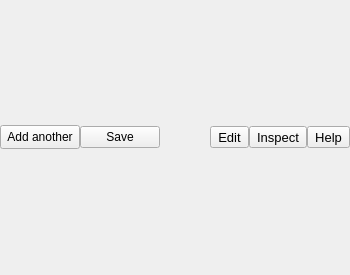
<?xml version="1.0" encoding="UTF-8"?>
<ui version="4.0">
 <class>AZ::SceneAPI::UI::ManifestWidgetPage</class>
 <widget class="QWidget" name="AZ::SceneAPI::UI::ManifestWidgetPage">
  <property name="geometry">
   <rect>
    <x>0</x>
    <y>0</y>
    <width>350</width>
    <height>275</height>
   </rect>
  </property>
  <property name="sizePolicy">
   <sizepolicy hsizetype="Expanding" vsizetype="Maximum">
    <horstretch>0</horstretch>
    <verstretch>0</verstretch>
   </sizepolicy>
  </property>
  <property name="windowTitle">
   <string>Form</string>
  </property>
  <layout class="QVBoxLayout" name="verticalLayout_2">
   <property name="leftMargin">
    <number>0</number>
   </property>
   <property name="topMargin">
    <number>0</number>
   </property>
   <property name="rightMargin">
    <number>0</number>
   </property>
   <property name="bottomMargin">
    <number>0</number>
   </property>
   <item>
    <widget class="QFrame" name="header">
     <property name="sizePolicy">
      <sizepolicy hsizetype="Expanding" vsizetype="Fixed">
       <horstretch>0</horstretch>
       <verstretch>0</verstretch>
      </sizepolicy>
     </property>
     <property name="frameShape">
      <enum>QFrame::NoFrame</enum>
     </property>
     <layout class="QHBoxLayout" name="horizontalLayout">
      <property name="spacing">
       <number>0</number>
      </property>
      <property name="leftMargin">
       <number>0</number>
      </property>
      <property name="topMargin">
       <number>0</number>
      </property>
      <property name="rightMargin">
       <number>0</number>
      </property>
      <property name="bottomMargin">
       <number>0</number>
      </property>
      <item>
       <widget class="QPushButton" name="m_addButton">
        <property name="minimumSize">
         <size>
          <width>10</width>
          <height>24</height>
         </size>
        </property>
        <property name="maximumSize">
         <size>
          <width>250</width>
          <height>16777215</height>
         </size>
        </property>
        <property name="text">
         <string>Add another</string>
        </property>
       </widget>
      </item>
      <item>
       <widget class="QPushButton" name="m_saveButton">
        <property name="sizePolicy">
         <sizepolicy hsizetype="Maximum" vsizetype="Fixed">
          <horstretch>0</horstretch>
          <verstretch>0</verstretch>
         </sizepolicy>
        </property>
        <property name="minimumSize">
         <size>
          <width>0</width>
          <height>0</height>
         </size>
        </property>
        <property name="toolTip">
         <string>Saves any changes to the scene settings to disk.</string>
        </property>
        <property name="styleSheet">
         <string notr="true"/>
        </property>
        <property name="text">
         <string>Save</string>
        </property>
        <property name="iconSize">
         <size>
          <width>16</width>
          <height>16</height>
         </size>
        </property>
       </widget>
      </item>
      <item>
       <spacer name="ButtonSpacer">
        <property name="orientation">
         <enum>Qt::Horizontal</enum>
        </property>
        <property name="sizeType">
         <enum>QSizePolicy::Expanding</enum>
        </property>
        <property name="sizeHint" stdset="0">
         <size>
          <width>8</width>
          <height>20</height>
         </size>
        </property>
       </spacer>
      </item>
      <item>
       <widget class="QToolButton" name="m_editButton">
        <property name="font">
         <font>
          <pointsize>10</pointsize>
          <underline>false</underline>
         </font>
        </property>
        <property name="styleSheet">
         <string notr="true"/>
        </property>
        <property name="text">
         <string>Edit</string>
        </property>
        <property name="popupMode">
         <enum>QToolButton::InstantPopup</enum>
        </property>
        <property name="toolButtonStyle">
         <enum>Qt::ToolButtonTextOnly</enum>
        </property>
       </widget>
      </item>
      <item>
       <widget class="QToolButton" name="m_inspectButton">
        <property name="font">
         <font>
          <pointsize>10</pointsize>
         </font>
        </property>
        <property name="styleSheet">
         <string notr="true"/>
        </property>
        <property name="text">
         <string>Inspect</string>
        </property>
       </widget>
      </item>
      <item>
       <widget class="QToolButton" name="m_helpButton">
        <property name="font">
         <font>
          <pointsize>10</pointsize>
         </font>
        </property>
        <property name="styleSheet">
         <string notr="true"/>
        </property>
        <property name="text">
         <string>Help</string>
        </property>
       </widget>
      </item>
     </layout>
    </widget>
   </item>
   <item>
    <layout class="QVBoxLayout" name="m_mainLayout"/>
   </item>
  </layout>
 </widget>
 <resources/>
 <connections/>
</ui>
